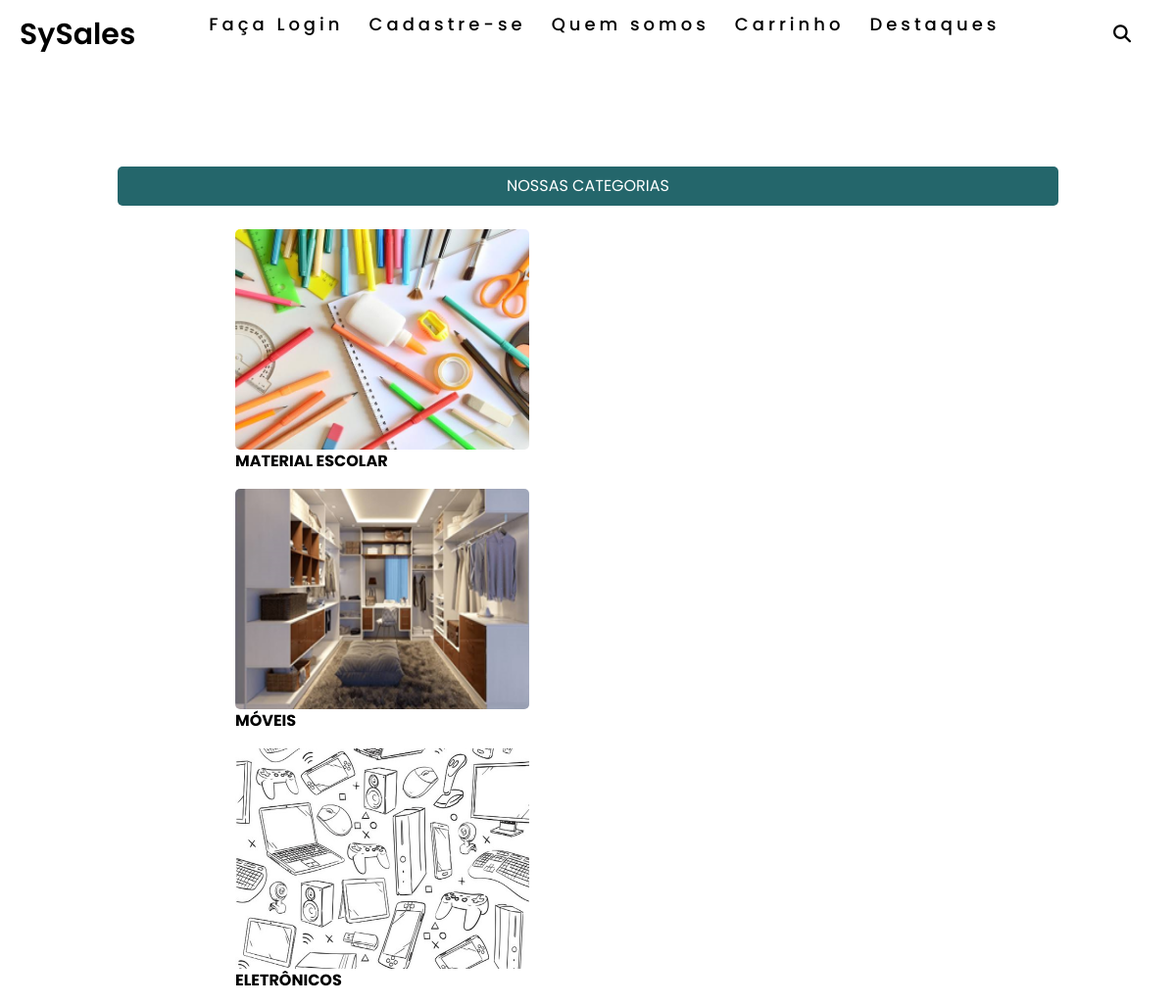
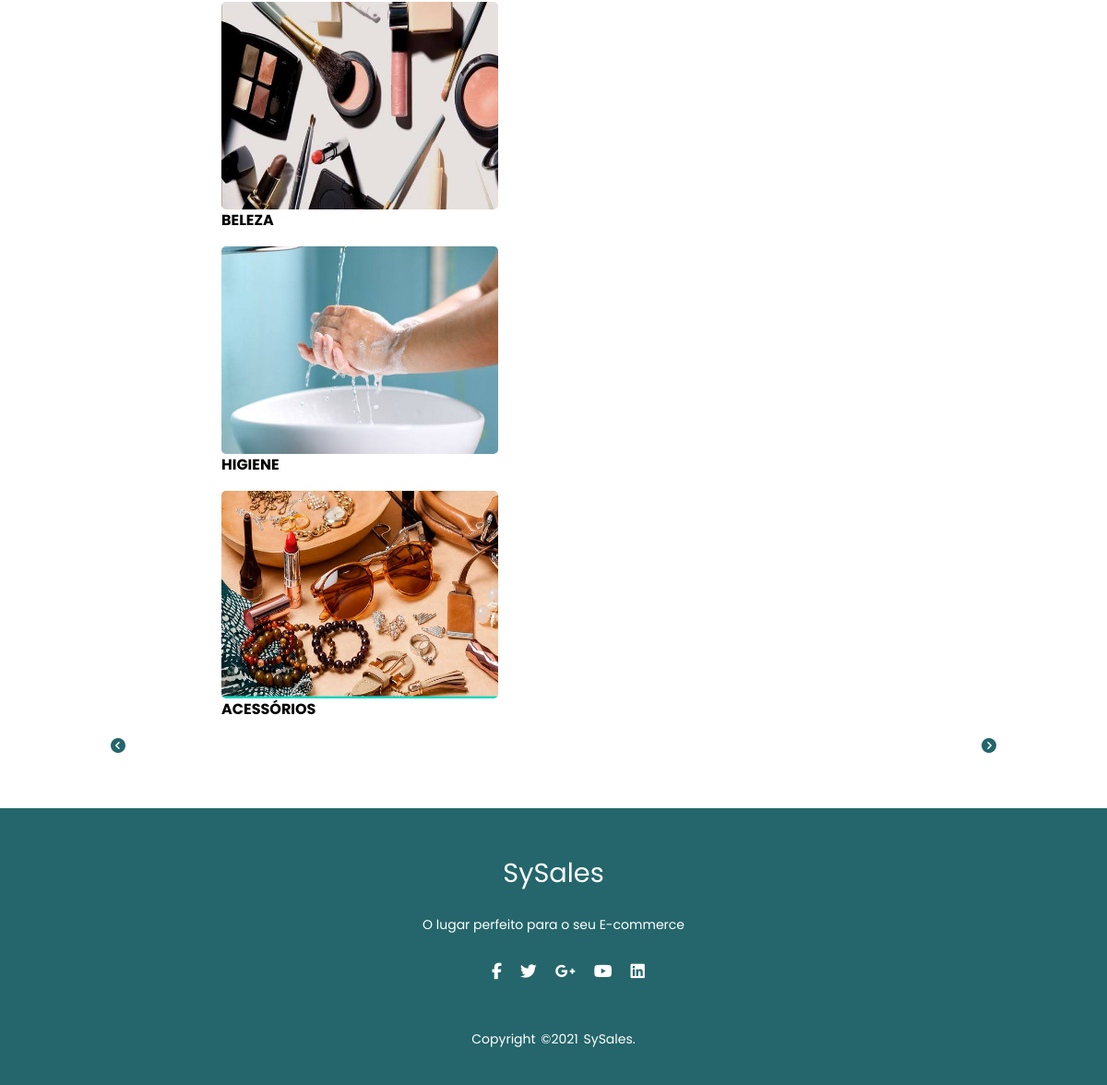
The page / on the database its author committed (2 pictures, top to bottom).
### categorias/models.py (models this page shows, shortened)
class Categorias(models.Model):
    nome                    = models.CharField(max_length=256)
    imagem                  = models.ImageField(upload_to='media/categorias', default='media/barbie2.jpg')

### Ecommerce/views.py (the view)
# urls.py: path('', home, name='home'),
def home(request):
    if request.method == 'POST':
        return search(request)
    else:
        form = SearchForm()
        pagina = request.GET.get('pagina')
        if pagina != None:
            return search(request)
    categorias = Categorias.objects.all()
    categorias = categorias_queryset_parser(categorias)
    shuffle(categorias)
    return render(request, 'home.html', {'categorias': categorias, 'form': form})

### Ecommerce/views.py (called while the page is built)
def categorias_queryset_parser(query):
    query_parsed = []
    for item in query:
        dic = {'id': item.id, 'nome': item.nome, 'imagem': item.imagem}
        query_parsed.append(dic)
    return query_parsed

### templates/home.html (shortened to what this page needs)
{% extends 'index.html' %}
{% load static %}
{% block content %}
{% include 'snippets/carrossel.html' %}
<footer class="footer-content">
    {% include 'snippets/footer-home.html' %}
</footer>
{% endblock %}

### templates/snippets/carrossel.html (shortened to what this page needs)
{% load static %}
{% block carrossel %}
<link rel="stylesheet" href="{% static 'css/style-carrossel.css' %}">
<p id="aaa">Nossas categorias</p>
<article id="carrossel-container" class="c-carousel c-carousel--responsive">
    <div class="c-carousel__slides js-carousel--responsive">
        {% for categoria in categorias %}
        <article class="cards">
            <a href="{% url 'categorias:list' pk=categoria.id %}">
            <img src="{{categoria.imagem.url}}" alt="Foto de {{categoria.nome}}">
            <p><strong>{{categoria.nome}}</strong></p>
            </a>
        </article>
        {% endfor %}
    </div>
    <div class="buttons">
        <a id="button-prev" class="js-carousel--responsive-prev" aria-label="Anterior"><i class="fas fa-chevron-circle-left"></i></a>
        <a id="button-next" class="js-carousel--responsive-next" aria-label="Próximo"><i class="fas fa-chevron-circle-right"></i></a>
    </div>
</article>
{% endblock %}

### static/css/style.css (style rules this page uses)
:root { --font:Ubuntu,sans-serif;--preto:#1a1a1a }
* { padding:0;margin:0 }
a { text-decoration:none;color:#fff }
body { background-color:#FFF;overflow-x:hidden }

### static/css/style-nav.css (style rules this page uses)
:root { --corprimaria:#37a4ac; --corsecundaria:#80e8f0; --corbackground:#FFF; --corfont:#000 }
* { margin:0; padding:0; box-sizing:border-box; text-decoration:none; font-family:'Poppins',sans-serif }
a { text-decoration:none; height:100% }

### static/css/style-carrossel.css (style rules this page uses)
:root { --corprimaria:#37a4ac; --corsecundaria:#80e8f0; --corbackground:#FFF; --corfont:#000 }
#aaa { max-width:80%; height:100%; text-transform:uppercase; background-color:var(--corPrimaria); color:#fff; border-radius:5px; margin:0 auto; margin-top:100px; padding:1vh; text-align:center; margin-bottom:10px }
#carrossel-container { max-width:80%; margin:0 auto; margin-top:3vh }
.buttons { max-width:100%; display:flex; justify-content:space-between }
.buttons a { color:var(--corPrimaria) }
.cards { display:grid; width:45vw; place-items:center; grid-template-areas:foto nome }
.cards p { text-transform:uppercase; color:#000; grid-area:nome }
.cards img { width:300px; height:225px; border-radius:5px; grid-area:foto; z-index:1 }

### static/css/style-footer-home.css (style rules this page uses)
* { margin: 0; padding: 0; box-sizing: border-box; }
:root { --corPrimaria: #24666b; --corSecundaria: #184e52; --corBackground: #FFFFFF; --corFont: black; }
footer { position: fixed; left: 0; bottom: 0; margin-top: 55px; background: var(--corPrimaria); height: 300px; font-family: "Open Sans"; padding-top: 40px; color: #fff; display: flex; align-items: center; justify-content: center; flex-direction: column; text-align: center; }

### rows shown on the page
Categorias: nome "MATERIAL ESCOLAR"
Categorias: nome "MÓVEIS"
Categorias: nome "ELETRÔNICOS"
Categorias: nome "BELEZA"
Categorias: nome "HIGIENE"
Categorias: nome "ACESSÓRIOS"
